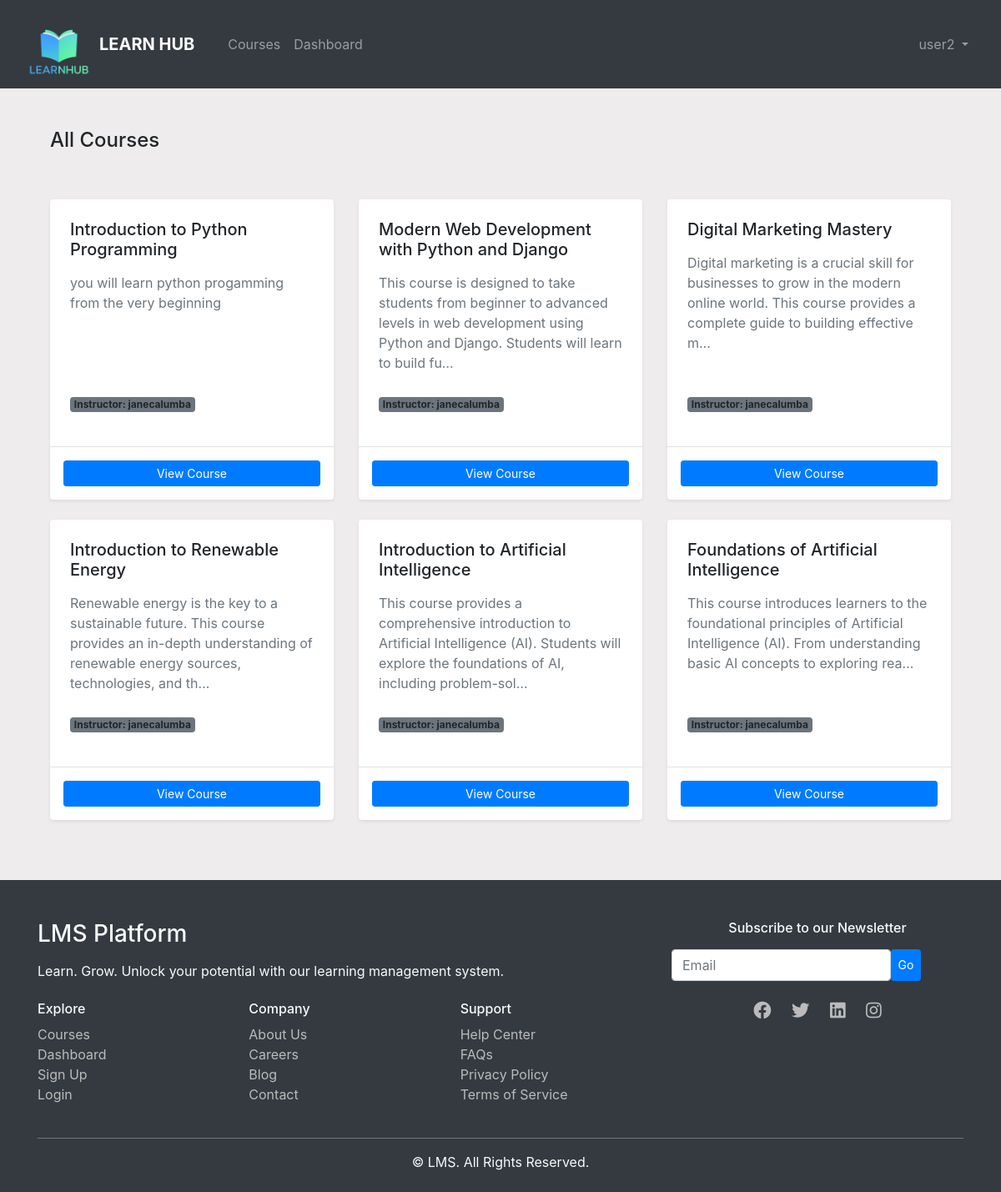
The app's page /courses/ (signed in) with its own data.
### lms_app/models.py (models this page shows)
class Course(models.Model):
    title = models.CharField(max_length=255)
    description = models.TextField()
    category = models.CharField(max_length=100)
    difficulty = models.CharField(max_length=50)
    created_by = models.ForeignKey(User, on_delete=models.CASCADE)
    created_at = models.DateTimeField(auto_now_add=True)

### lms_app/views.py (the view)
# urls.py: path('courses/', views.course_list, name='course_list'),
@login_required
def course_list(request):
    courses = Course.objects.all()
    return render(request, 'course_list.html', {'courses': courses})

### lms_app/templates/course_list.html (shortened to what this page needs)
{% extends 'base.html' %}
{% block content %}
<div class="container mt-5">
    <div class="d-flex justify-content-between align-items-center mb-5">
        <h4 class="fw-bold">All Courses</h4>
    </div>
    <div class="row g-4">
        {% for course in courses %}
            <div class="col-lg-4 col-md-6 col-sm-12 d-flex mb-4">
                <div class="card h-100 shadow-sm border-0 w-100">
                    <div class="card-body d-flex flex-column p-4">
                        <h5 class="card-title mb-3">{{ course.title }}</h5>
                        <p class="card-text text-muted mb-4">{{ course.description|truncatechars:150 }}</p>
                        <p class="mt-auto">
                            <span class="badge bg-secondary">Instructor: {{ course.created_by.username }}</span>
                        </p>
                    </div>
                    <div class="card-footer bg-transparent border-top d-flex justify-content-between p-3">
                        <a href="{% url 'course_detail' course.id %}" class="btn btn-primary btn-sm flex-fill me-2">View Course</a>
                    </div>
                </div>
            </div>
        {% empty %}
            <div class="col-12">
                <div class="alert alert-info text-center py-4">
                    No courses are available yet.
                </div>
            </div>
        {% endfor %}
    </div>
</div>
{% endblock %}

### lms_app/templates/base.html (shortened to what this page needs)
{% load static %}
<!DOCTYPE html>
<html lang="en">
<head>
    <link rel="stylesheet" href="https://stackpath.bootstrapcdn.com/bootstrap/4.5.2/css/bootstrap.min.css">
    <link rel="stylesheet" href="https://cdnjs.cloudflare.com/ajax/libs/font-awesome/5.15.1/css/all.min.css">
</head>
<body style="background-color: rgb(238, 236, 236);">
    <nav class="navbar navbar-expand-lg navbar-dark bg-dark">
    <div class="container-fluid">
        <a class="navbar-brand d-flex align-items-center" href="{% url 'home' %}">
            <img src="{% static 'icons/final logo.png' %}" alt="Logo" width="80" height="80" class="d-inline-block align-top mr-2">
            <span class="font-weight-bold">LEARN HUB</span>
        </a>
        <div class="collapse navbar-collapse" id="navbarNav">
            <ul class="navbar-nav mr-auto">
                <li class="nav-item ml-3">
                    {% if user.profile.role == 'Student' %}
                      <a class="nav-link" href="{% url 'course_list' %}">Courses</a>
                    {% endif %}
                </li>
                {% if user.is_authenticated %}
                    {% if user.profile.role == 'Student' %}
                        <li class="nav-item">
                            <a class="nav-link" href="{% url 'dashboard' %}">Dashboard</a>
                        </li>
                    {% elif user.profile.role == 'Instructor' %}
                        <li class="nav-item">
                            <a class="nav-link" href="{% url 'instructor_dashboard' %}">Dashboard</a>
                        </li>
                    {% endif %}
                {% endif %}
            </ul>
            <ul class="navbar-nav ml-auto">
                {% if user.is_authenticated %}
                    <li class="nav-item dropdown">
                        <a class="nav-link dropdown-toggle" href="#" id="navbarDropdown" role="button"
                           data-toggle="dropdown" aria-haspopup="true" aria-expanded="false">
                            {{ user.username }}
                        </a>
                    </li>
                {% endif %}
            </ul>
        </div>
    </div>
</nav>
    <div class="container mt-4">
        {% block content %}
        {% endblock %}
    </div>
<footer class="bg-dark text-light pt-5 pb-4 mt-5">
  <div class="container">
    <div class="row">
      <div class="col-md-8">
        <h3 class="fw-bold mb-3">LMS Platform</h3>
        <p class="mb-4">Learn. Grow. Unlock your potential with our learning management system.</p>
        <div class="row">
          <div class="col-6 col-md-4">
            <h6 class="fw-bold">Explore</h6>
            <ul class="list-unstyled">
              <li><a href="{% url 'course_list' %}" class="footer-link">Courses</a></li>
              <li><a href="{% url 'dashboard' %}" class="footer-link">Dashboard</a></li>
              <li><a href="{% url 'signup' %}" class="footer-link">Sign Up</a></li>
              <li><a href="{% url 'login' %}" class="footer-link">Login</a></li>
            </ul>
          </div>
          <div class="col-6 col-md-4">
            <h6 class="fw-bold">Company</h6>
            <ul class="list-unstyled">
              <li><a href="#" class="footer-link">About Us</a></li>
              <li><a href="#" class="footer-link">Careers</a></li>
              <li><a href="#" class="footer-link">Blog</a></li>
              <li><a href="#" class="footer-link">Contact</a></li>
            </ul>
          </div>
          <div class="col-6 col-md-4">
            <h6 class="fw-bold">Support</h6>
            <ul class="list-unstyled">
              <li><a href="#" class="footer-link">Help Center</a></li>
              <li><a href="#" class="footer-link">FAQs</a></li>
              <li><a href="#" class="footer-link">Privacy Policy</a></li>
              <li><a href="#" class="footer-link">Terms of Service</a></li>
            </ul>
          </div>
        </div>
      </div>
      <div class="col-md-4 text-md-start text-center mt-4 mt-md-0">
        <h6 class="fw-bold">Subscribe to our Newsletter</h6>
        <form class="d-flex mt-3">
          <input type="email" class="form-control me-2 w-75" placeholder="Email">
          <button type="submit" class="btn btn-primary btn-sm">Go</button>
        </form>
        <div class="mt-4">
          <a href="#" class="social-icon"><i class="fab fa-facebook fa-lg"></i></a>
          <a href="#" class="social-icon"><i class="fab fa-twitter fa-lg"></i></a>
          <a href="#" class="social-icon"><i class="fab fa-linkedin fa-lg"></i></a>
          <a href="#" class="social-icon"><i class="fab fa-instagram fa-lg"></i></a>
        </div>
      </div>
    </div>
    <hr class="border-secondary mt-4">
    <div class="text-center">
      <p class="mb-0">&copy; {{ now|date:"Y" }} LMS. All Rights Reserved.</p>
    </div>
  </div>
</footer>
</body>
</html>

### lms_app/templates/base.html (style rules this page uses)
.footer-link { color: #bbb; text-decoration: none; transition: color 0.3s ease; }
.social-icon { color: #bbb; margin: 0 10px; transition: color 0.3s ease, transform 0.2s ease; }

### records on screen
Course: title "Introduction to Python Programming", description "you will learn python progamming from the very beginning", created_by.username "janecalumba"
Course: title "Modern Web Development with Python and Django", description "This course is designed to take students from beginner to advanced levels in web development using Python and Django. Students will learn to build fu…", created_by.username "janecalumba"
Course: title "Digital Marketing Mastery", description "Digital marketing is a crucial skill for businesses to grow in the modern online world. This course provides a complete guide to building effective m…", created_by.username "janecalumba"
Course: title "Introduction to Renewable Energy", description "Renewable energy is the key to a sustainable future. This course provides an in-depth understanding of renewable energy sources, technologies, and th…", created_by.username "janecalumba"
Course: title "Introduction to Artificial Intelligence", description "This course provides a comprehensive introduction to Artificial Intelligence (AI). Students will explore the foundations of AI, including problem-sol…", created_by.username "janecalumba"
Course: title "Foundations of Artificial Intelligence", description "This course introduces learners to the foundational principles of Artificial Intelligence (AI). From understanding basic AI concepts to exploring rea…", created_by.username "janecalumba"

### other values on screen
{{ user.username }} "user2"
